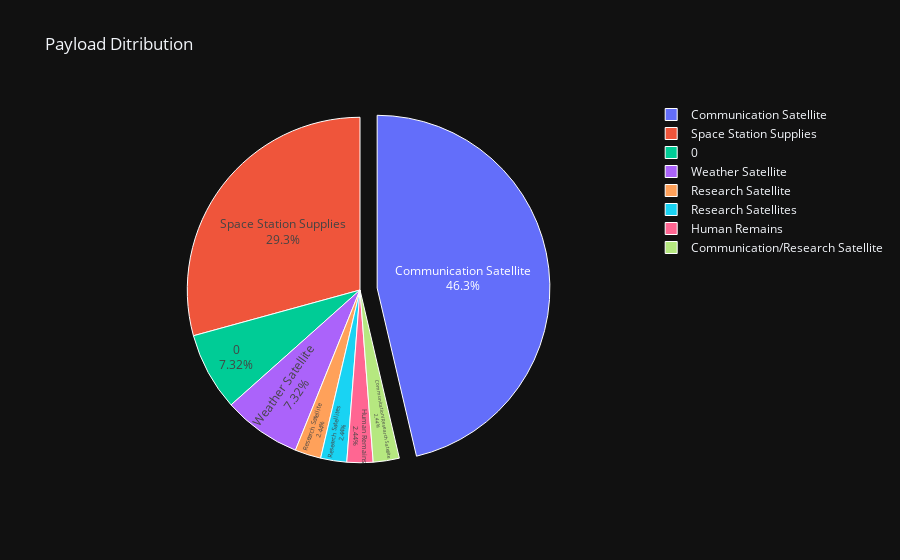

The cell this chart's notebook holds for it:
### Markdown cell above
# Visualizing the data

### Code cell
fig = go.Figure(
    data=[go.Pie(labels=df1.keys(), values=df1.values, pull=[0.1])])
fig.update_traces(textposition='inside', textinfo='percent+label',
                  marker=dict(line=dict(color='white', width=1)))
fig.update_layout(template="plotly_dark", title_text='Payload Ditribution')

fig.show()

### Figure 1 — Plotly figure (JSON) as saved in the notebook; plotly's stock layout.template omitted (floating-point values rounded to 4 significant figures)
{"data": [{"labels": ["Communication Satellite", "Space Station Supplies", 0, "Weather Satellite", "Research Satellite", "Research Satellites", "Human Remains", "Communication/Research Satellite"], "marker": {"line": {"color": "white", "width": 1}}, "pull": [0.1], "textinfo": "percent+label", "textposition": "inside", "type": "pie", "values": [19, 12, 3, 3, 1, 1, 1, 1]}], "layout": {"title": {"text": "Payload Ditribution"}}}
